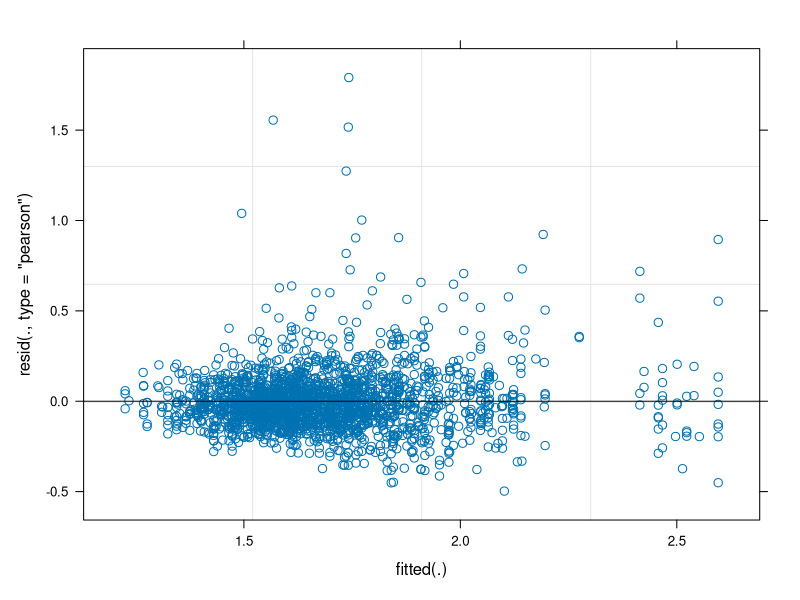
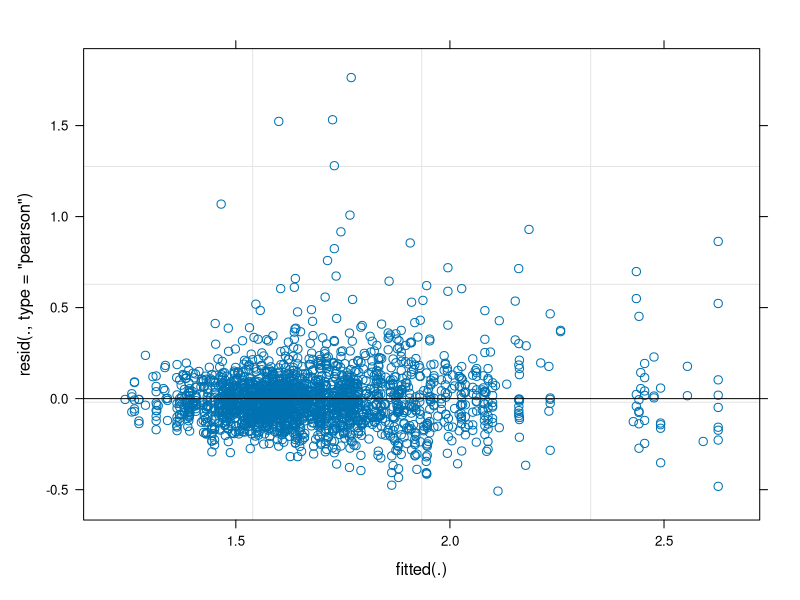
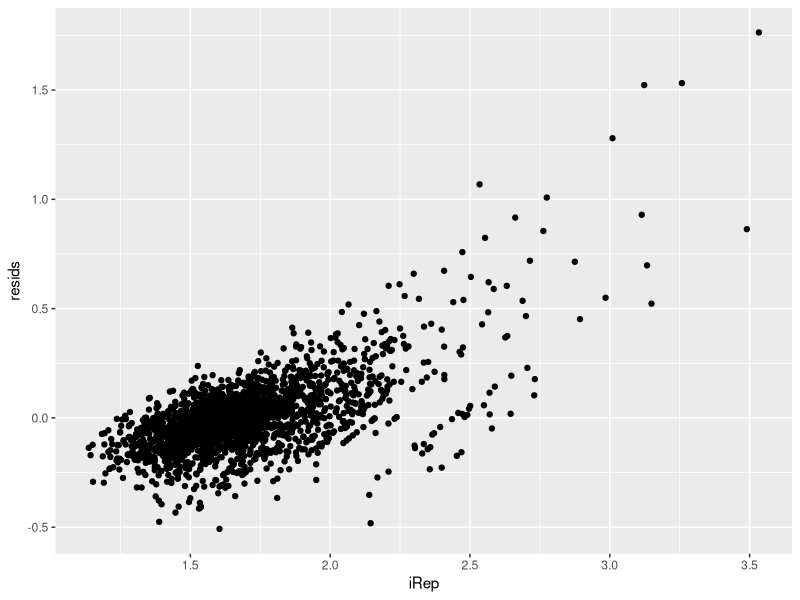

Source code (R) for these figures, in order: (Note: this script raises an error after producing the figures.)

library(tidyverse)
library(broom)
library(lme4)
library(lmerTest)
library(emmeans)




dat_QC <- read_tsv('iRep_estimates_QCd.tsv') |> 
  mutate(day=factor(day, levels = c('07', '35', '78')), 
         treatment=factor(treatment, levels = c('ctrl', 'sub', 'ther')))

dat_QC$day
dat_QC$treatment

mod_interact <- lmer(data=dat_QC, formula = iRep ~ treatment * day + (1|genome))
mod_simple <- lmer(data=dat_QC, formula = iRep ~ treatment + day + (1|genome))


summary(mod_simple)
summary(mod_interact)

# some of the interaction coefs are significant, ther group prob has different 
# behavior over time 

anova(mod_simple, mod_interact)
# interaction model fits the data better

plot(mod_simple)
plot(mod_interact)

resids <- mod_interact %>% resid()


LOOK <- dat_QC |> mutate(resids)

LOOK |> ggplot(aes(x=iRep, y=resids)) + geom_point()

treatment_effects <- emmeans(mod, ~ treatment | day) %>%
  contrast(method='pairwise', adjust='fdr')

time_effects <- emmeans(mod, ~ day | treatment) %>%
  contrast(method='pairwise', adjust='fdr') 


all_effects <- rbind(treatment_effects, time_effects) %>%tidy(conf.int=T) |> 
  mutate(contrast=factor(contrast, levels = ''))


library(cowplot)
# treatment effects at different timepoints
all_effects |>
  filter(treatment != '.') |>
  ggplot(aes(x=contrast,color=treatment, y=estimate, ymin=conf.low, ymax=conf.high)) + 
  geom_linerange(position=position_dodge(width = .51), size=1.25, ) + 
  geom_point(aes(fill=treatment),position=position_dodge(width = .51), shape=21, size=4, color='black')+
  coord_flip() + 
  geom_hline(yintercept = 0)+ 
  theme_cowplot() + 
  theme(panel.grid.major = element_line(color='grey')) + 
  xlab('contrast between days')+ 
  ylab('difference in iRep growth rates') + 
  ggtitle('Effects of time within each treatment') + 
  ylim(-.1, .3)

# time effects within different treatments
all_effects |>
  filter(day != '.') |>
  ggplot(aes(x=contrast,color=day, y=estimate, ymin=conf.low, ymax=conf.high)) + 
  geom_linerange(position=position_dodge(width = .51), size=1.25, ) + 
  geom_point(aes(fill=day),position=position_dodge(width = .51), shape=21, size=4, color='black')+
  coord_flip() + 
  geom_hline(yintercept = 0)+ 
  theme_cowplot() + 
  theme(panel.grid.major = element_line(color='grey'))+
  xlab('contrast between treatments')+ 
  ylab('difference in iRep growth rates') + 
  ggtitle('Treatment effects within each timepoint')+ 
  ylim(-.1, .3)




# displays estimated means for each treatment group over time.
daily_means <- emmeans(mod, ~ treatment | day) %>% tidy(conf.int=T)


daily_means %>% 
  ggplot(aes(x=day, y=estimate,fill=treatment, ymin=conf.low, ymax=conf.high, group=treatment, color=treatment)) + 
  geom_line(size=1.25, alpha=.9) + 
  geom_errorbar(size=1, width=.2, position=position_dodge(width = .1))+
  geom_point(shape=21, size=4, color='black', position=position_dodge(width = .1)) + 
  theme_cowplot()+ 
  theme(panel.grid.major = element_line(color='grey'))

  
  

# emmeans(mod, ~  treatment) %>%
#   contrast(method='revpairwise')
# 
# emmeans(mod, ~  day) %>%
#   contrast(method='revpairwise')
# 
# 
# contrasts_of_interest <- function(mod, adjust='fdr'){
#   treatment_effects <- 
#     emmeans(mod, ~ Treatment | WeeksPostWeaning + Tissue) %>%
#     contrast(method='revpairwise')
#   tissue_effects <- 
#     emmeans(mod, ~ Tissue | WeeksPostWeaning + Treatment) %>%
#     contrast(method='revpairwise') 
#   time_effects <- 
#     emmeans(mod, ~ WeeksPostWeaning | Tissue + Treatment) %>%
#     contrast(method='revpairwise')
#   all_comps <- 
#     rbind(treatment_effects,tissue_effects,time_effects, adjust=adjust) %>% 
#     tidy(conf.int=T)
#   
#   return(all_comps)
# }
# 
# models <- 
#   NG10_flowdat %>% 
#   select(AnimalID, WeeksPostWeaning, Tissue,
#          Treatment, contains('pct_totalCD3E')) %>% 
#   pivot_longer(cols =contains('pct_totalCD3E'),
#                names_to = 'cell_type', 
#                values_to = 'pct_tot_CD3E') %>% 
#   group_by(cell_type) %>% 
#   nest() %>% 
#   mutate(
#     simple_mods=
#       map(.x=data, 
#           .f=~lmer(data=.x, 
#                    formula= pct_tot_CD3E ~ Tissue + Treatment + factor(WeeksPostWeaning) + (1|AnimalID))),
#     timeXtissue_interact_mods=
#       map(.x=data, 
#           .f=~lmer(data=.x, 
#                    formula= pct_tot_CD3E ~ Tissue * factor(WeeksPostWeaning) + Treatment + (1|AnimalID))),
#     tissueXtreatment_interact_mods=
#       map(.x=data, 
#           .f=~lmer(data=.x, 
#                    formula= pct_tot_CD3E ~ Tissue *Treatment + factor(WeeksPostWeaning)  + (1|AnimalID))),
#     timeXtreatment_interact_mods=
#       map(.x=data, 
#           .f=~lmer(data=.x, 
#                    formula= pct_tot_CD3E ~ Treatment * factor(WeeksPostWeaning) + Tissue + (1|AnimalID))),
#     mods=
#       map(.x=data, 
#           .f=~lmer(data=.x,
#                    formula = pct_tot_CD3E ~ Tissue * Treatment * factor(WeeksPostWeaning) + (1|AnimalID))))
# 
# anova(models[1,3][[1]][[1]],models[1,4][[1]][[1]], models[1,5][[1]][[1]], models[1,6][[1]][[1]], models[1,7][[1]][[1]])
# 
# 
# models$simple_mods %>% map(summary)
# models$timeXtissue_interact_mods %>% map(summary)
# models$tissueXtreatment_interact_mods%>% map(summary)
# models$timeXtreatment_interact_mods%>% map(summary)
# models$mods%>% map(summary)
# 
# models_and_contrasts$simple_mods[[1]] %>% summary()
# models_and_contrasts$simple_mods[[2]] %>% summary()
# models_and_contrasts$simple_mods[[3]] %>% summary()
# models_and_contrasts$simple_mods[[4]] %>% summary()
# 
# 
# models_and_contrasts$time_interact_mods[[1]] %>% summary()
# models_and_contrasts$time_interact_mods[[2]] %>% summary()
# models_and_contrasts$time_interact_mods[[3]] %>% summary()
# models_and_contrasts$time_interact_mods[[4]] %>% summary()
# 
# 
# models_and_contrasts$mods[[1]] %>% summary()
# models_and_contrasts$mods[[2]] %>% summary()
# models_and_contrasts$mods[[3]] %>% summary()
# models_and_contrasts$mods[[4]] %>% summary()
# 
# 
# models_and_contrasts <- 
#   models %>% 
#   mutate(
#     comps=map(.x=mods, .f=~contrasts_of_interest(.x)), 
#     time_interact_comps=map(.x=time_interact_mods, .f=~contrasts_of_interest(.x)),
#     simple_model_comps=map(.x=simple_mods, .f=~contrasts_of_interest(.x))) 
# 
# 
# models_and_contrasts$simple_mods[[1]] %>% summary()
# models_and_contrasts$simple_mods[[2]] %>% summary()
# models_and_contrasts$simple_mods[[3]] %>% summary()
# models_and_contrasts$simple_mods[[4]] %>% summary()
# 
# 
# models_and_contrasts$time_interact_mods[[1]] %>% summary()
# models_and_contrasts$time_interact_mods[[2]] %>% summary()
# models_and_contrasts$time_interact_mods[[3]] %>% summary()
# models_and_contrasts$time_interact_mods[[4]] %>% summary()
# 
# 
# models_and_contrasts$mods[[1]] %>% summary()
# models_and_contrasts$mods[[2]] %>% summary()
# models_and_contrasts$mods[[3]] %>% summary()
# models_and_contrasts$mods[[4]] %>% summary()
# 
# 
# models_and_contrasts$simple_model_comps
# 
# # Model with all possible interactions
# 
# 
# all_contrasts <- 
#   models_and_contrasts %>% 
#   select(cell_type, comps) %>% 
#   unnest(cols = comps) %>% 
#   mutate(effect_type=
#            case_when(
#              grepl('um', contrast) ~ 'Tissue',
#              grepl('Carb', contrast) ~ 'Abx', 
#              grepl('4', contrast)    ~ 'Time'
#            ), 
#          `Cell Type` = sub('_pct_totalCD3E','',cell_type))
# 
# ### simple model ###
# 
# simple_contrasts <- 
#   models_and_contrasts %>% 
#   select(cell_type, simple_model_comps) %>% 
#   unnest(cols = simple_model_comps) %>% 
#   mutate(effect_type=
#            case_when(
#              grepl('um', contrast) ~ 'Tissue',
#              grepl('Carb', contrast) ~ 'Abx', 
#              grepl('4', contrast)    ~ 'Time'
#            ), 
#          `Cell Type` = sub('_pct_totalCD3E','',cell_type))
# 
# # Time interaction
# 
# time_inter_contrasts <- 
#   models_and_contrasts %>% 
#   select(cell_type, time_interact_comps) %>% 
#   unnest(cols = time_interact_comps) %>% 
#   mutate(effect_type=
#            case_when(
#              grepl('um', contrast) ~ 'Tissue',
#              grepl('Carb', contrast) ~ 'Abx', 
#              grepl('4', contrast)    ~ 'Time'
#            ), 
#          `Cell Type` = sub('_pct_totalCD3E','',cell_type))
# 
# 
# ### By effect types
# 
# # All interactions
# 
# all_contrasts %>%
#   filter(effect_type == 'Abx') %>% 
#   ggplot(aes(x=Tissue, y=estimate, ymin=conf.low, ymax=conf.high, color=WeeksPostWeaning)) + 
#   geom_pointrange(position = position_dodge(width = .25)) + geom_hline(yintercept = 0)+
#   facet_wrap(~`Cell Type`, nrow = 1, scales = 'free_x') + 
#   coord_flip() + 
#   ylab('Difference between Carbadox and NoAbx (Carb-NoAbx, % tot CD3E)') + 
#   ggtitle('Abx Effects') +
#   theme_bw()
# 
# 
# all_contrasts %>%
#   filter(effect_type == 'Tissue') %>% 
#   ggplot(aes(x=contrast, y=estimate, ymin=conf.low, ymax=conf.high, color=WeeksPostWeaning, shape=Treatment)) + 
#   geom_pointrange(position = position_dodge(width = .35)) + geom_hline(yintercept = 0)+
#   facet_wrap(~`Cell Type`, nrow = 1, scales = 'free_x') + 
#   coord_flip() + 
#   ylab('Difference between Tissues (% tot CD3E)') + 
#   ggtitle('Tissue Effects')+
#   theme_bw()
